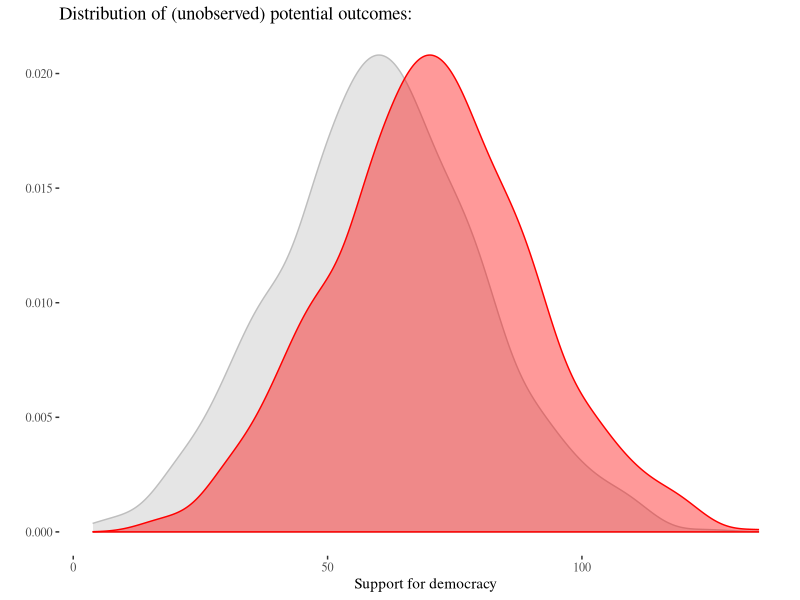
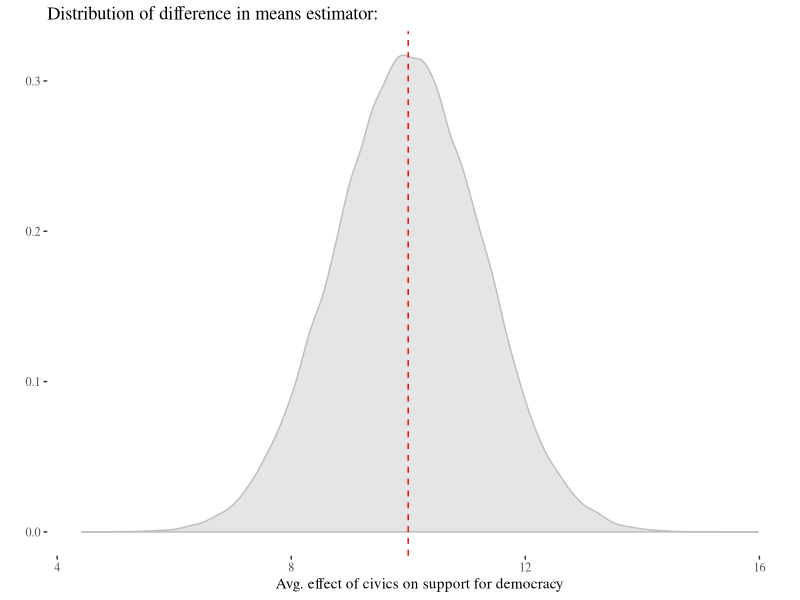
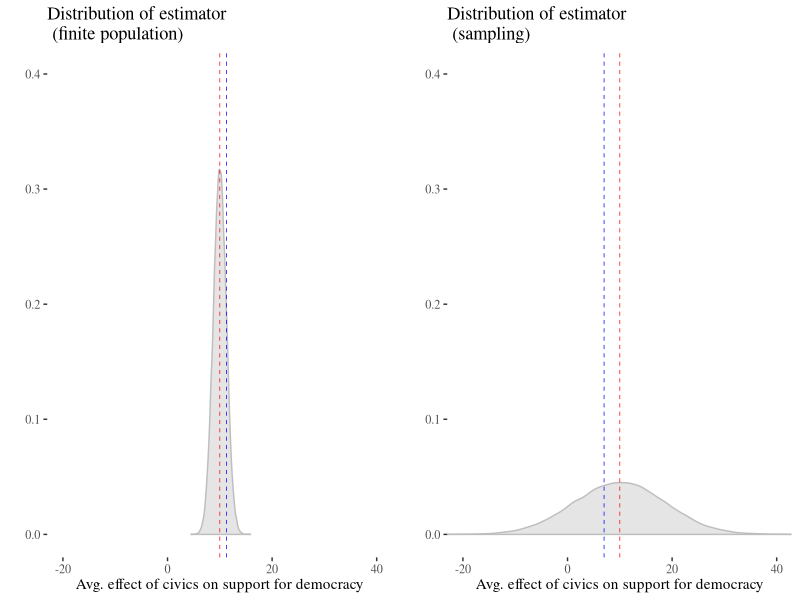
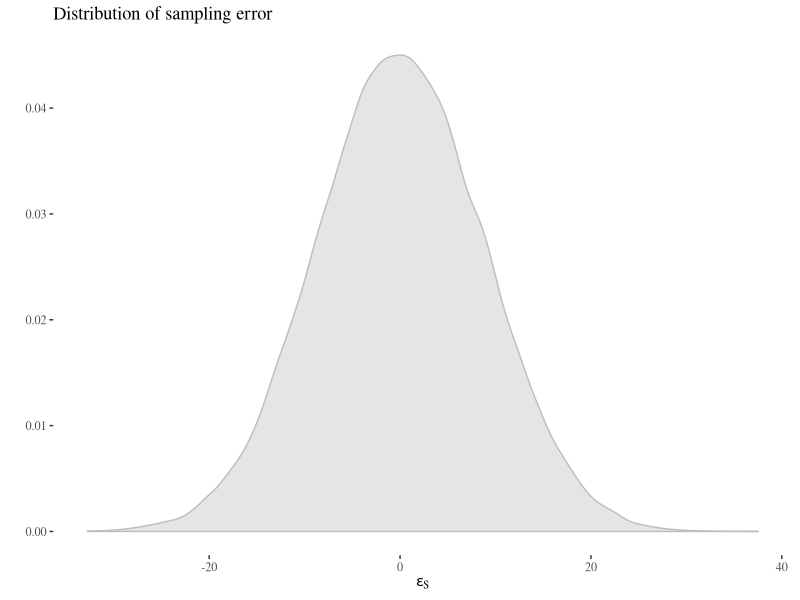

Source code (R) for these figures, in order:
## ---- chunk 1
knitr::opts_chunk$set(echo = TRUE)
set.seed(123)
library(ggplot2)
library(cowplot)
library(ggthemes)
## ---- chunk 2
# A finite population example
N <- 1000

# Nature decides what Yi(0), Yi(1) are. For convience, nature just 
#   decides that Y0 is normally distributed.
Y0 <-  rnorm(n = N, mean = 60, sd = 20)              

# Nature also decided that the constant unit level treatment effect is 10
Y1 <- Y0 + 10                              
## ---- chunk 3
gg_df <- data.frame(Y0, Y1, tau = (Y1-Y0))
ggplot(gg_df, aes(x = Y0)) + 
  stat_density(colour = "grey", fill = "grey", alpha = 0.4) + 
  stat_density(aes(x = Y1), colour = "red", fill = "red", alpha = 0.4) + 
  theme_tufte() + ylab("") + xlab("Support for democracy") +
  ggtitle("Distribution of (unobserved) potential outcomes:")
## ---- chunk 4
tau <- Y1-Y0
ate <- mean(tau)
ate
## ---- chunk 5
# Assignment Mechanism. Decides what potential outcomes we observe!
W <- rbinom(n = N, size = 1, prob = 0.5)
## ---- chunk 6
Y <- Y1*W + Y0*(1-W)
## ---- chunk 7
# ATE (the estimator)
ate_hat <- sum(Y*W)/sum(W) - sum(Y*(1-W))/sum(1-W)
ate_hat
## ---- chunk 8
nsims <- 100000

ate_hat_sim <- rep(NA, nsims)

for(i in 1:nsims) {
  
  W <- rbinom(n = N, size = 1, prob = 0.5)
  Y <- Y1*W + Y0*(1-W)
  ate_hat_sim[i] <- sum(Y*W)/sum(W) - sum(Y*(1-W))/sum(1-W)
  
}

# Unbiased.
mean(ate_hat_sim)

# What's the variance (and MSE) of this estimator?
var(ate_hat_sim)
## ---- chunk 9
ggplot(data.frame(estimate = ate_hat_sim, sim = 1:nsims),
       aes(x = estimate)) + 
  stat_density(colour = "grey", fill = "grey", alpha = 0.4)  +
  geom_vline(xintercept = mean(ate_hat_sim), col = "red", lty = 2) + 
  theme_tufte() + ylab("") + 
  xlab("Avg. effect of civics on support for democracy") +
  ggtitle("Distribution of difference in means estimator:") 
## ---- chunk 10
# We only have a budget to run the experiment on 200. We take a
# random sample from the population of 1000
S <- as.numeric(1:N %in% sample(seq(1:N), 200))
## ---- chunk 11
# What's the SATE (estimand)? Do we observe this?
sate <- sum(S*tau)/sum(S)
sate

# What's the PATE (estimand)? 
pate <- sum(tau)/N
pate ==  (1/2)*(sate + sum((1-S)*tau)/sum(1-S))
## ---- chunk 12
# Do a random assignment
W <- rbinom(n = sum(S), size = 1, prob = 0.5)

# Again, we do not get to observe this process. Why?
Y <- Y1*S*W + Y0*S*(1-W)

# Diff in means: our estimator for the SATE. 
sate_hat <- sum(Y*W)/sum(W) - sum(Y*(1-W))/sum(1-W)
sate_hat
## ---- chunk 13
nsims <- 100000
sate_hat_sim <- rep(NA, nsims)

for(i in 1:nsims) {
  
  # Take a random sample from the school
  S <- as.numeric(1:N %in% sample(seq(1:N), 200))
  
  # Do a simple random assignment
  W <- rbinom(n = sum(S), size = 1, prob = 0.5)
  
  # Reveal the potential outcomes
  Y <- Y1*S*W + Y0*S*(1-W)
  
  # Apply the difference in means estimator from before. 
  sate_hat_sim[i] <- sum(Y*W)/sum(W) - sum(Y*(1-W))/sum(1-W)

}

# Unbiased. 
mean(sate_hat_sim)

# What's the variance (and MSE) of this *estimator*?
var(sate_hat_sim)
## ---- chunk 14
ate_plot <- ggplot(data.frame(estimate = ate_hat_sim, sim = 1:nsims),
       aes(x = estimate)) + 
  stat_density(colour = "grey", fill = "grey", alpha = 0.4)  +
  geom_vline(xintercept = mean(ate_hat_sim), col = "red", lty = 2, lwd = .25) + 
  geom_vline(xintercept = mean(ate_hat), col = "blue", lty = 2, lwd = .25) + 
  coord_cartesian(ylim = c(0, 0.4), xlim = c(-20, 40)) +
  theme_tufte() + ylab("") + 
  xlab("Avg. effect of civics on support for democracy") +
  ggtitle("Distribution of estimator \n (finite population)") 

sate_plot <- ggplot(data.frame(estimate = sate_hat_sim, sim = 1:nsims),
       aes(x = estimate)) + 
  stat_density(colour = "grey", fill = "grey", alpha = 0.4)  +
  geom_vline(xintercept = mean(ate_hat_sim), col = "red", lty = 2, lwd = .25) + 
  geom_vline(xintercept = mean(sate_hat), col = "blue", lty = 2, lwd = .25) + 
  coord_cartesian(ylim = c(0, 0.4), xlim = c(-20, 40)) + 
  theme_tufte() + ylab("") + 
  xlab("Avg. effect of civics on support for democracy") +
  ggtitle("Distribution of estimator \n (sampling)") 

plot_grid(ate_plot, sate_plot)
## ---- chunk 15
sum(abs(sate_hat_sim - sate) >= abs(sate_hat - sate))/nsims
## ---- chunk 16
es_plot <- ggplot(data.frame(error = sate - sate_hat_sim, sim = 1:nsims),
       aes(x = error)) + 
  stat_density(colour = "grey", fill = "grey", alpha = 0.4)  +
  theme_tufte() + ylab("") + 
  xlab(expression(epsilon[S])) +
  ggtitle("Distribution of sampling error") 

es_plot
